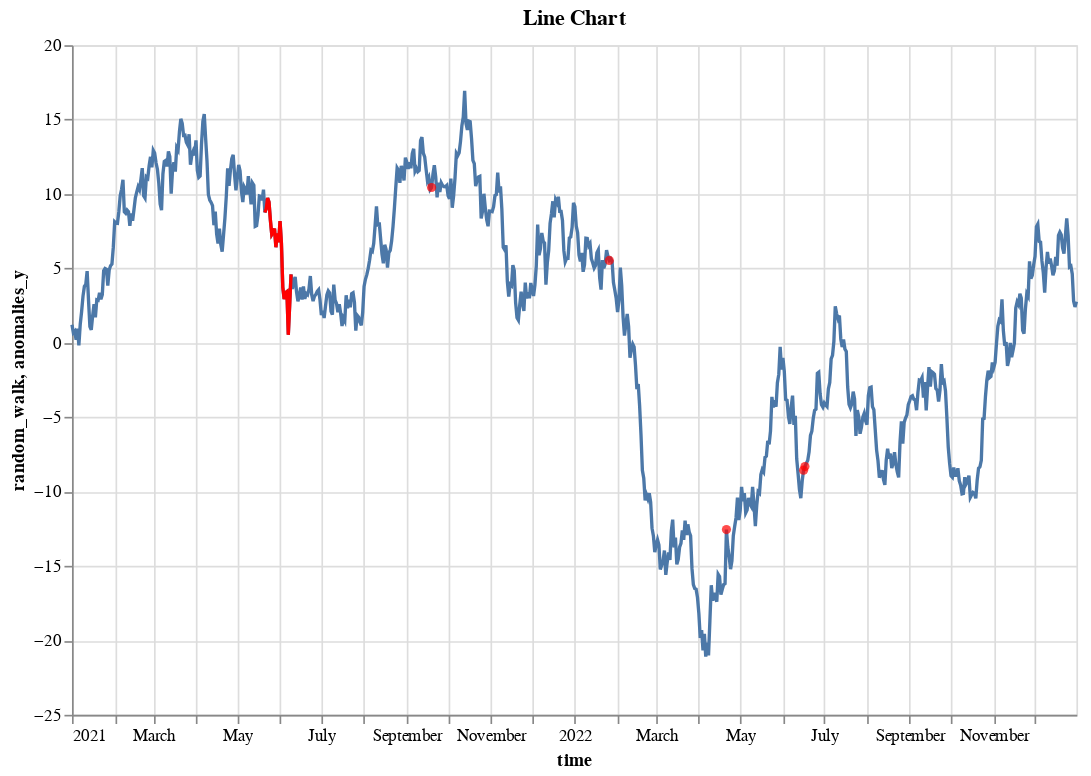

Here is the notebook cell this chart was saved with:
### Code cell
chart = on.time_series.AnomalyTimeSeries.plot_anomalies(data_ts,
                                                        point_anomalies=anomalies_ts,
                                                        contextual_anomalies=subset_data_ts
                                                        )
chart

### Figure 1 — Vega-Lite specification as saved in the notebook (floating-point values rounded to 4 significant figures; data arrays with more than 128 entries replaced by an {"elided": "..."} marker saying what was removed)
{"config": {"view": {"continuousWidth": 300, "continuousHeight": 300}}, "layer": [{"data": {"name": "data-b30c7010f6d79038dec06d802bf9100a"}, "mark": {"type": "line"}, "encoding": {"x": {"field": "time", "type": "temporal"}, "y": {"field": "random_walk", "type": "quantitative"}}, "title": "Line Chart"}, {"data": {"name": "data-69a1f50b94191bc601ca7e4597ea6bd4"}, "mark": {"type": "circle", "color": "red"}, "encoding": {"x": {"field": "time", "type": "temporal"}, "y": {"field": "anomalies_y", "type": "quantitative"}}, "transform": [{"filter": "(datum.anomalies === 1)"}]}, {"data": {"name": "data-3e14c189257dcc04b51ebad9aeeb58f5"}, "mark": {"type": "line", "color": "red"}, "encoding": {"x": {"field": "time", "type": "temporal"}, "y": {"field": "anomalies_y", "type": "quantitative"}}}], "height": 400, "width": 600, "$schema": "https://vega.github.io/schema/vega-lite/v5.14.1.json", "datasets": {"data-b30c7010f6d79038dec06d802bf9100a": {"elided": "730 records"}, "data-69a1f50b94191bc601ca7e4597ea6bd4": {"elided": "730 records"}, "data-3e14c189257dcc04b51ebad9aeeb58f5": [{"time": "2021-05-21T00:00:00", "anomalies": 1.0, "anomalies_y": 8.758}, {"time": "2021-05-22T00:00:00", "anomalies": 1.0, "anomalies_y": 9.011}, {"time": "2021-05-23T00:00:00", "anomalies": 1.0, "anomalies_y": 9.734}, {"time": "2021-05-24T00:00:00", "anomalies": 1.0, "anomalies_y": 9.46}, {"time": "2021-05-25T00:00:00", "anomalies": 1.0, "anomalies_y": 8.24}, {"time": "2021-05-26T00:00:00", "anomalies": 1.0, "anomalies_y": 7.279}, {"time": "2021-05-27T00:00:00", "anomalies": 1.0, "anomalies_y": 7.433}, {"time": "2021-05-28T00:00:00", "anomalies": 1.0, "anomalies_y": 7.67}, {"time": "2021-05-29T00:00:00", "anomalies": 1.0, "anomalies_y": 6.423}, {"time": "2021-05-30T00:00:00", "anomalies": 1.0, "anomalies_y": 7.35}, {"time": "2021-05-31T00:00:00", "anomalies": 1.0, "anomalies_y": 6.749}, {"time": "2021-06-01T00:00:00", "anomalies": 1.0, "anomalies_y": 8.183}, {"time": "2021-06-02T00:00:00", "anomalies": 1.0, "anomalies_y": 6.71}, {"time": "2021-06-03T00:00:00", "anomalies": 1.0, "anomalies_y": 3.742}, {"time": "2021-06-04T00:00:00", "anomalies": 1.0, "anomalies_y": 2.941}, {"time": "2021-06-05T00:00:00", "anomalies": 1.0, "anomalies_y": 3.371}, {"time": "2021-06-06T00:00:00", "anomalies": 1.0, "anomalies_y": 3.441}, {"time": "2021-06-07T00:00:00", "anomalies": 1.0, "anomalies_y": 0.5366}, {"time": "2021-06-08T00:00:00", "anomalies": 1.0, "anomalies_y": 2.528}, {"time": "2021-06-09T00:00:00", "anomalies": 1.0, "anomalies_y": 4.595}]}}
